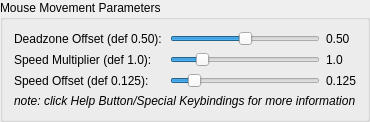
               <widget class="QGroupBox" name="MouseParamsBox">
                <property name="sizePolicy">
                 <sizepolicy hsizetype="Expanding" vsizetype="Preferred">
                  <horstretch>0</horstretch>
                  <verstretch>0</verstretch>
                 </sizepolicy>
                </property>
                <property name="font">
                 <font>
                  <bold>false</bold>
                 </font>
                </property>
                <property name="title">
                 <string>Mouse Movement Parameters</string>
                </property>
                <layout class="QVBoxLayout" name="verticalLayout_18">
                 <item>
                  <layout class="QHBoxLayout" name="horizontalLayout_9">
                   <item>
                    <widget class="QLabel" name="DeadzoneOffsetLabel_text">
                     <property name="font">
                      <font>
                       <bold>false</bold>
                      </font>
                     </property>
                     <property name="text">
                      <string>Deadzone Offset (def 0.50):</string>
                     </property>
                    </widget>
                   </item>
                   <item>
                    <widget class="QSlider" name="DeadzoneOffsetSlider">
                     <property name="sizePolicy">
                      <sizepolicy hsizetype="Preferred" vsizetype="Fixed">
                       <horstretch>0</horstretch>
                       <verstretch>0</verstretch>
                      </sizepolicy>
                     </property>
                     <property name="focusPolicy">
                      <enum>Qt::FocusPolicy::NoFocus</enum>
                     </property>
                     <property name="maximum">
                      <number>100</number>
                     </property>
                     <property name="value">
                      <number>50</number>
                     </property>
                     <property name="orientation">
                      <enum>Qt::Orientation::Horizontal</enum>
                     </property>
                    </widget>
                   </item>
                   <item>
                    <widget class="QLabel" name="DeadzoneOffsetLabel">
                     <property name="sizePolicy">
                      <sizepolicy hsizetype="Preferred" vsizetype="Preferred">
                       <horstretch>0</horstretch>
                       <verstretch>0</verstretch>
                      </sizepolicy>
                     </property>
                     <property name="maximumSize">
                      <size>
                       <width>30</width>
                       <height>16777215</height>
                      </size>
                     </property>
                     <property name="text">
                      <string notr="true">0.50</string>
                     </property>
                    </widget>
                   </item>
                  </layout>
                 </item>
                 <item>
                  <layout class="QHBoxLayout" name="horizontalLayout_10">
                   <item>
                    <widget class="QLabel" name="SpeedMultiplierLabel_text">
                     <property name="font">
                      <font>
                       <bold>false</bold>
                      </font>
                     </property>
                     <property name="text">
                      <string>Speed Multiplier (def 1.0):</string>
                     </property>
                    </widget>
                   </item>
                   <item>
                    <widget class="QSlider" name="SpeedMultiplierSlider">
                     <property name="sizePolicy">
                      <sizepolicy hsizetype="Preferred" vsizetype="Fixed">
                       <horstretch>0</horstretch>
                       <verstretch>0</verstretch>
                      </sizepolicy>
                     </property>
                     <property name="focusPolicy">
                      <enum>Qt::FocusPolicy::NoFocus</enum>
                     </property>
                     <property name="minimum">
                      <number>1</number>
                     </property>
                     <property name="maximum">
                      <number>50</number>
                     </property>
                     <property name="pageStep">
                      <number>5</number>
                     </property>
                     <property name="value">
                      <number>10</number>
                     </property>
                     <property name="orientation">
                      <enum>Qt::Orientation::Horizontal</enum>
                     </property>
                    </widget>
                   </item>
                   <item>
                    <widget class="QLabel" name="SpeedMultiplierLabel">
                     <property name="sizePolicy">
                      <sizepolicy hsizetype="Preferred" vsizetype="Preferred">
                       <horstretch>0</horstretch>
                       <verstretch>0</verstretch>
                      </sizepolicy>
                     </property>
                     <property name="maximumSize">
                      <size>
                       <width>30</width>
                       <height>16777215</height>
                      </size>
                     </property>
                     <property name="text">
                      <string notr="true">1.0</string>
                     </property>
                    </widget>
                   </item>
                  </layout>
                 </item>
                 <item>
                  <layout class="QHBoxLayout" name="horizontalLayout_11">
                   <item>
                    <widget class="QLabel" name="SpeedOffsetLabel_text">
                     <property name="font">
                      <font>
                       <bold>false</bold>
                      </font>
                     </property>
                     <property name="text">
                      <string>Speed Offset (def 0.125):</string>
                     </property>
                    </widget>
                   </item>
                   <item>
                    <widget class="QSlider" name="SpeedOffsetSlider">
                     <property name="sizePolicy">
                      <sizepolicy hsizetype="Preferred" vsizetype="Fixed">
                       <horstretch>0</horstretch>
                       <verstretch>0</verstretch>
                      </sizepolicy>
                     </property>
                     <property name="focusPolicy">
                      <enum>Qt::FocusPolicy::NoFocus</enum>
                     </property>
                     <property name="maximum">
                      <number>1000</number>
                     </property>
                     <property name="pageStep">
                      <number>100</number>
                     </property>
                     <property name="value">
                      <number>125</number>
                     </property>
                     <property name="orientation">
                      <enum>Qt::Orientation::Horizontal</enum>
                     </property>
                    </widget>
                   </item>
                   <item>
                    <widget class="QLabel" name="SpeedOffsetLabel">
                     <property name="maximumSize">
                      <size>
                       <width>30</width>
                       <height>16777215</height>
                      </size>
                     </property>
                     <property name="text">
                      <string notr="true">0.125</string>
                     </property>
                    </widget>
                   </item>
                  </layout>
                 </item>
                 <item>
                  <widget class="QLabel" name="MoreInfoLabel">
                   <property name="sizePolicy">
                    <sizepolicy hsizetype="Expanding" vsizetype="Minimum">
                     <horstretch>0</horstretch>
                     <verstretch>0</verstretch>
                    </sizepolicy>
                   </property>
                   <property name="font">
                    <font>
                     <italic>true</italic>
                     <bold>false</bold>
                    </font>
                   </property>
                   <property name="text">
                    <string>note: click Help Button/Special Keybindings for more information</string>
                   </property>
                  </widget>
                 </item>
                </layout>
               </widget>
